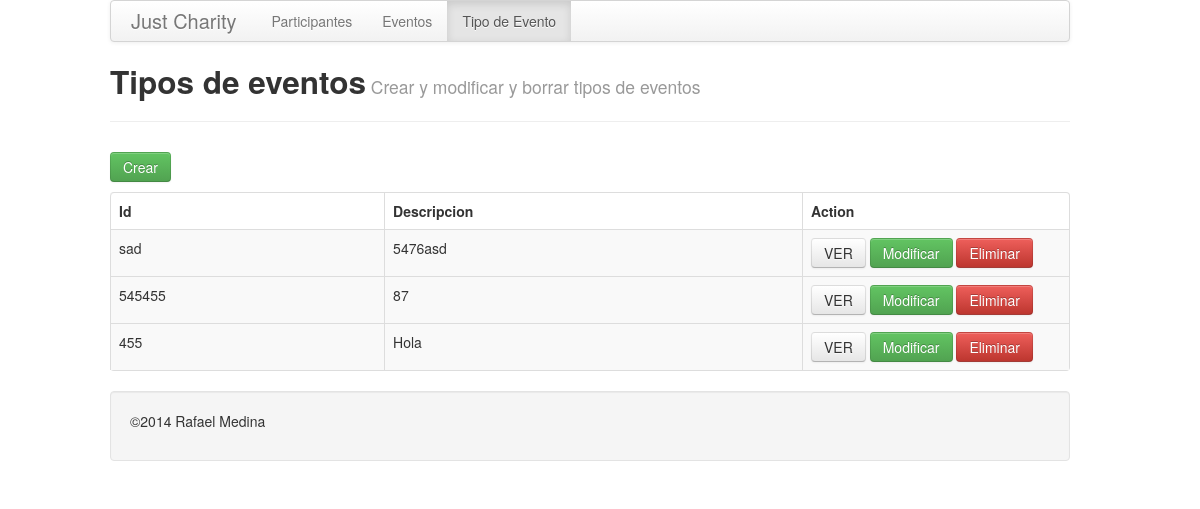
Page /TipoEvento.php on the committed database.
### tables this page shows
CREATE TABLE `ref_event_types` (
  `event_type_code` varchar(45) NOT NULL,
  `event_description` varchar(45) NOT NULL,
  PRIMARY KEY (`event_type_code`)
);

### TipoEvento.php (the view, shortened to what this page needs)
<?php
include('inc/header.php');
?>
<div class="page-header">
<h2>Tipos de eventos<small> Crear y modificar y borrar tipos de eventos</small></h2>
</div>
</div>
<div class="row">
	<p>
		<a href="TipoEvento/create.php" class="btn btn-success">Crear</a>
	</p>
	<table class="table table-striped table-bordered">
		<thead>
			<tr>
				<th>Id</th>
				<th>Descripcion</th>
				<th>Action</th>
			</tr>
		</thead>
		<tbody>
			<?php
			$pdo = Database::connect();
			$sql = 'SELECT * FROM ref_event_types ORDER BY event_type_code DESC';
			foreach($pdo->query($sql) as $row) {
				echo '<tr>';
				echo '<td>'.$row['event_type_code'].'</td>';
				echo '<td>'.$row['event_description'].'</td>';
				echo '<td width=250>';
				echo '<a class="btn" href="TipoEvento/read.php?event_type_code='.$row['event_type_code'].'">VER</a>';
				echo '<a class="btn btn-success" href="TipoEvento/update.php?event_type_code='.$row['event_type_code'].'">Modificar</a>';
				echo '<a class="btn btn-danger" href="TipoEvento/delete.php?event_type_code='.$row['event_type_code'].'">Eliminar</a>';
				echo '</td>';
				echo '<tr>';
			}
			?>
		</tbody>
	</table>
<?php include('inc/footer.php'); ?>
</div>
</div>
</body>
</html>

### rows in the picture
ref_event_types: event_type_code "sad", event_description "5476asd"
ref_event_types: event_type_code "545455", event_description "87"
ref_event_types: event_type_code "455", event_description "Hola"
